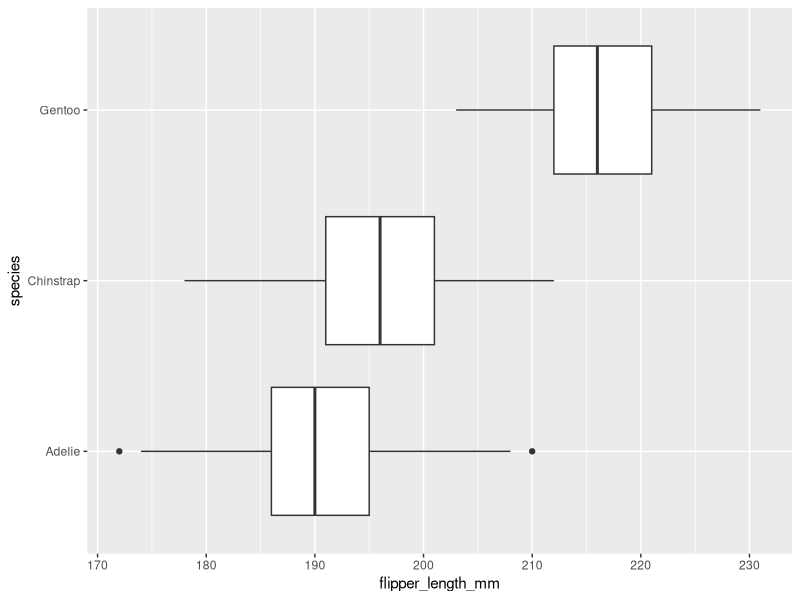
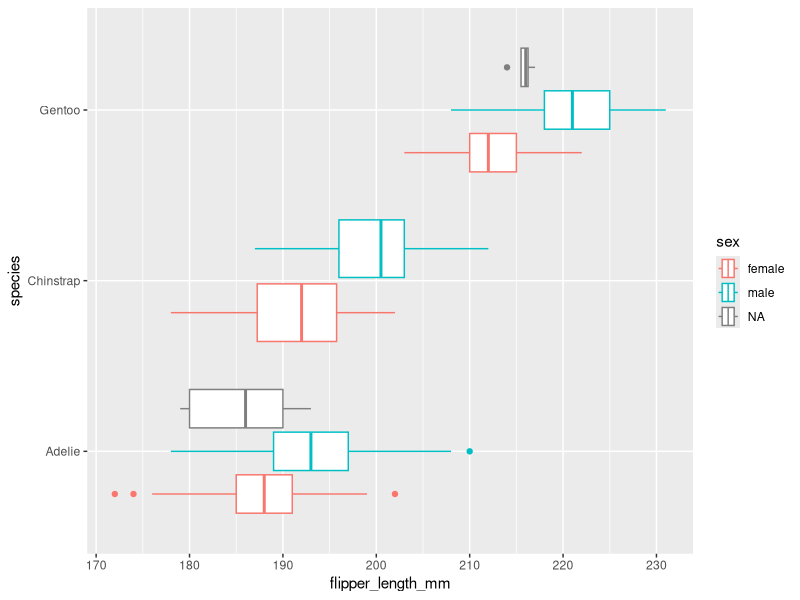
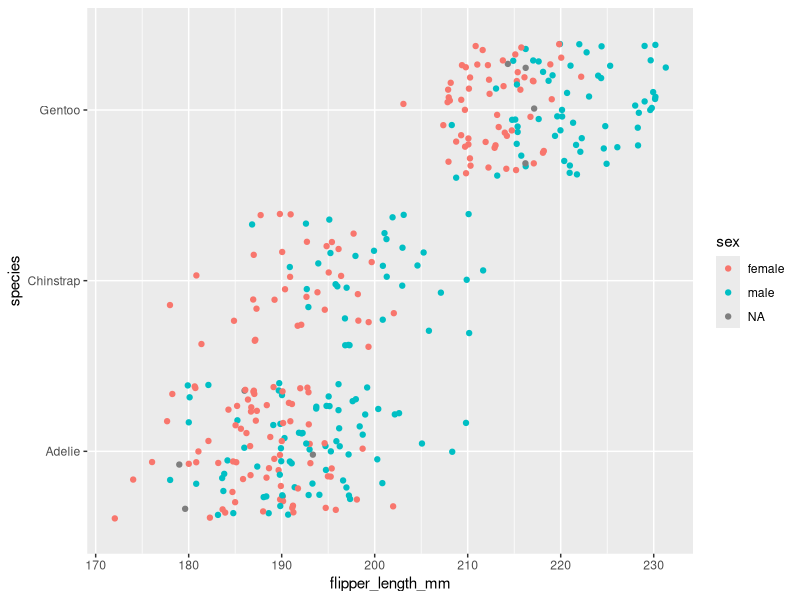
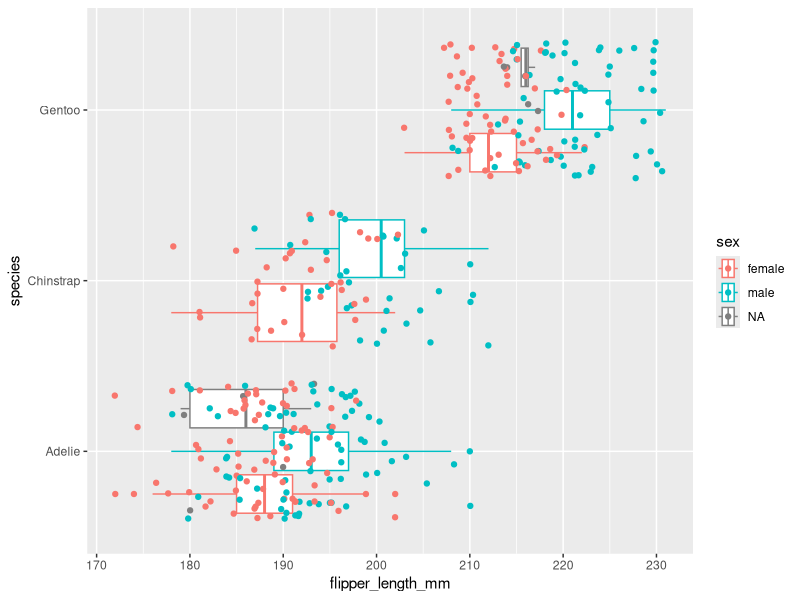

Recreate these plots in R, in order.
## ---- chunk 1
knitr::opts_chunk$set(error = TRUE)
## ---- chunk 2
library(palmerpenguins)
penguins
## ---- chunk 3
library(ggplot2)
## ---- chunk 4
ggplot(data = penguins, mapping = aes(x = flipper_length_mm, y = species)) +
  geom_boxplot()
## ---- chunk 5
ggplot(data = penguins, mapping = aes(x = flipper_length_mm, y = species, color = sex)) +
  geom_boxplot()
## ---- chunk 6
ggplot(data = penguins, mapping = aes(x = flipper_length_mm, y = species, color = sex)) +
  geom_jitter()
## ---- chunk 7
ggplot(data = penguins, mapping = aes(x = flipper_length_mm, y = species, color = sex)) +
  geom_boxplot()+
  geom_jitter()
## ---- chunk 8

## ---- chunk 9

## ---- chunk 10

## ---- chunk 11

## ---- chunk 12

## ---- chunk 13

## ---- chunk 14

